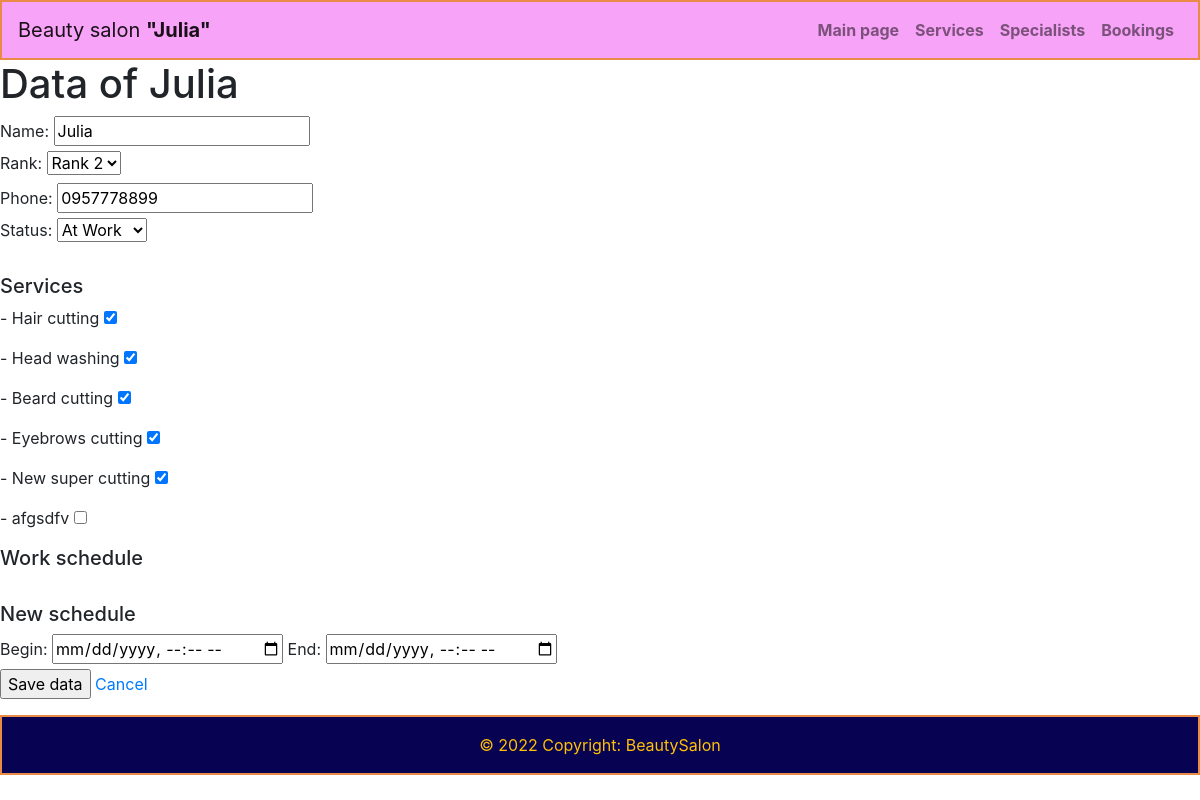
Before: /administrator/specialists/3/ with the older database file.
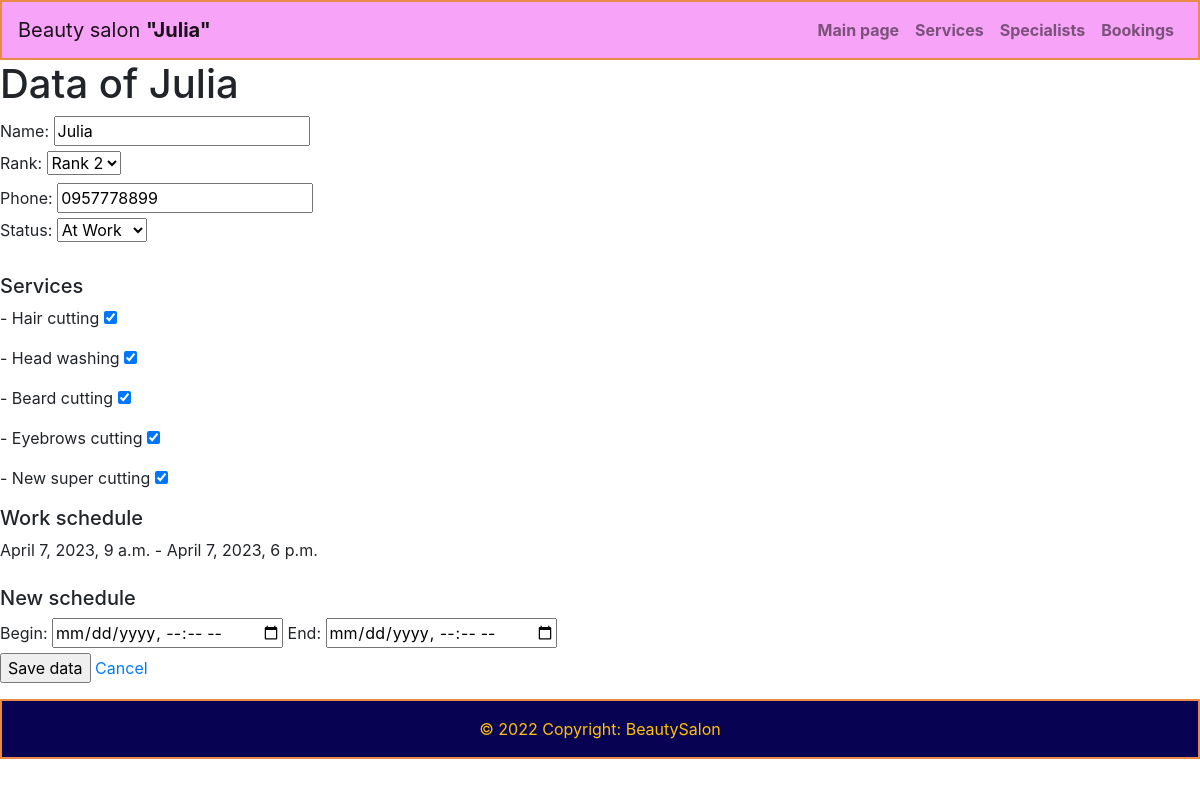
After: the same page with the newer database file.
### salon/models.py (models this page shows, shortened)
class Service(models.Model):
    name = models.CharField(max_length=250, unique=True)
    price = models.FloatField()
    duration = models.IntegerField()

class WorkSchedule(models.Model):
    specialist = models.ForeignKey(Specialist, on_delete=models.CASCADE)
    begin_time = models.DateTimeField()
    end_time = models.DateTimeField()

### salon_admin/views.py (the view, shortened to what this page needs)
# urls.py: path('specialists/<int:specialist_id>/', views.one_specialist, name='one_specialist'),
def one_specialist(request, specialist_id):
    checked_services = Service.objects.filter(specialist__id=specialist_id).all()
    checked_ids = []
    for service in checked_services:
        checked_ids.append(service.id)
    specific_specialist = Specialist.objects.filter(id=specialist_id).get()
    all_services = Service.objects.all()
    specialist_schedule = WorkSchedule.objects.filter(specialist_id=specialist_id,
                                                      begin_time__gte=CURRENT_TIME).order_by('begin_time')
    return render(request, 'salon_admin/specialist.html', {'specialist': specific_specialist,
                                                           'services': all_services,
                                                           'checked_ids': checked_ids,
                                                           'schedules': specialist_schedule})

### salon_admin/templates/salon_admin/specialist.html (shortened to what this page needs)
{% extends 'salon_admin/admbase.html' %}
{% load static %}
{% block content %}
<h1>Data of {{specialist.name}}</h1>
<form method="POST">
    <div>
        <label for="name">Name:</label>
        <input type="text" id="name" name="name" value="{{ specialist.name }}" required><br>
        <label for="rank">Rank:</label>
        <select name="rank" id="rank" required>
            <option value="{{specialist.rank}}" selected hidden>Rank {{specialist.rank}}</option>
        </select><br>
        <label for="phone">Phone:</label>
        <input type="tel" id="phone" pattern="+[0-9]{12}" name="phone" value="{{ specialist.phone }}" required><br>
        <label for="status">Status:</label>
        <select name="status" id="status" required>
            <option value="{{specialist.status}}" selected hidden>
                {% if specialist.status == 1 %}
                    Day off
                {% elif specialist.status == 2 %}
                    At Work
                {% elif specialist.status == 3 %}
                    Sickness
                {% else %}
                    Fired
                {% endif %}
            </option>
        </select><br>
        </div><br>
        <div>
            <h5>Services</h5>
            {% for service in services %}
                    <dd>
                        <label for="checked_{{service.id}}"> - {{service.name}}</label>
                        {% if service.id in checked_ids %}
                            <input type="checkbox" id="checked_{{service.id}}" checked
                                   name="service_{{service.id}}"
                                   value="{{service.id}}">
                        {% else %}
                            <input type="checkbox" id="{{service.id}}"
                                   name="service_{{service.id}}"
                                   value="{{service.id}}">
                        {% endif %}
                    </dd>
            {% endfor %}
        </div>
        <div>
            <h5>Work schedule</h5>
            {% for schedule in schedules %}
               {{schedule.begin_time}} - {{schedule.end_time}}<br>
            {% endfor %}
            <br><h5>New schedule</h5>
            <label for="begin">Begin: </label>
            <input type="datetime-local" id="begin" name="begin">
            <label for="end">End: </label>
            <input type="datetime-local" id="end" name="end">
        </div>
    <input type="submit" value="Save data">
    <a href="../">Cancel</a>
</form>
{% endblock %}

Changed rows visible on the page:
removed Service: name "afgsdfv"
added WorkSchedule: begin_time "April 7, 2023, 9 a.m.", end_time "April 7, 2023, 6 p.m."
